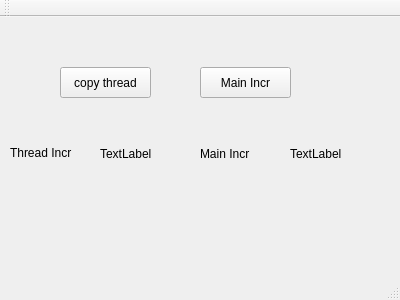
<?xml version="1.0" encoding="UTF-8"?>
<ui version="4.0">
 <class>MainWindow</class>
 <widget class="QMainWindow" name="MainWindow">
  <property name="geometry">
   <rect>
    <x>0</x>
    <y>0</y>
    <width>400</width>
    <height>300</height>
   </rect>
  </property>
  <property name="windowTitle">
   <string>MainWindow</string>
  </property>
  <widget class="QWidget" name="centralWidget">
   <widget class="QPushButton" name="increment">
    <property name="geometry">
     <rect>
      <x>60</x>
      <y>50</y>
      <width>91</width>
      <height>31</height>
     </rect>
    </property>
    <property name="text">
     <string>copy thread</string>
    </property>
   </widget>
   <widget class="QPushButton" name="incrMain">
    <property name="geometry">
     <rect>
      <x>200</x>
      <y>50</y>
      <width>91</width>
      <height>31</height>
     </rect>
    </property>
    <property name="text">
     <string>Main Incr</string>
    </property>
   </widget>
   <widget class="QLabel" name="label">
    <property name="geometry">
     <rect>
      <x>290</x>
      <y>128</y>
      <width>67</width>
      <height>17</height>
     </rect>
    </property>
    <property name="text">
     <string>TextLabel</string>
    </property>
   </widget>
   <widget class="QLabel" name="threadincrtext">
    <property name="geometry">
     <rect>
      <x>10</x>
      <y>110</y>
      <width>81</width>
      <height>51</height>
     </rect>
    </property>
    <property name="text">
     <string>Thread Incr</string>
    </property>
   </widget>
   <widget class="QLabel" name="threadincrval">
    <property name="geometry">
     <rect>
      <x>100</x>
      <y>128</y>
      <width>67</width>
      <height>17</height>
     </rect>
    </property>
    <property name="text">
     <string>TextLabel</string>
    </property>
   </widget>
   <widget class="QLabel" name="mainincrtext">
    <property name="geometry">
     <rect>
      <x>200</x>
      <y>128</y>
      <width>67</width>
      <height>17</height>
     </rect>
    </property>
    <property name="text">
     <string>Main Incr</string>
    </property>
   </widget>
  </widget>
  <widget class="QMenuBar" name="menuBar">
   <property name="geometry">
    <rect>
     <x>0</x>
     <y>0</y>
     <width>400</width>
     <height>22</height>
    </rect>
   </property>
  </widget>
  <widget class="QToolBar" name="mainToolBar">
   <attribute name="toolBarArea">
    <enum>TopToolBarArea</enum>
   </attribute>
   <attribute name="toolBarBreak">
    <bool>false</bool>
   </attribute>
  </widget>
  <widget class="QStatusBar" name="statusBar"/>
 </widget>
 <layoutdefault spacing="6" margin="11"/>
 <resources/>
 <connections/>
</ui>
